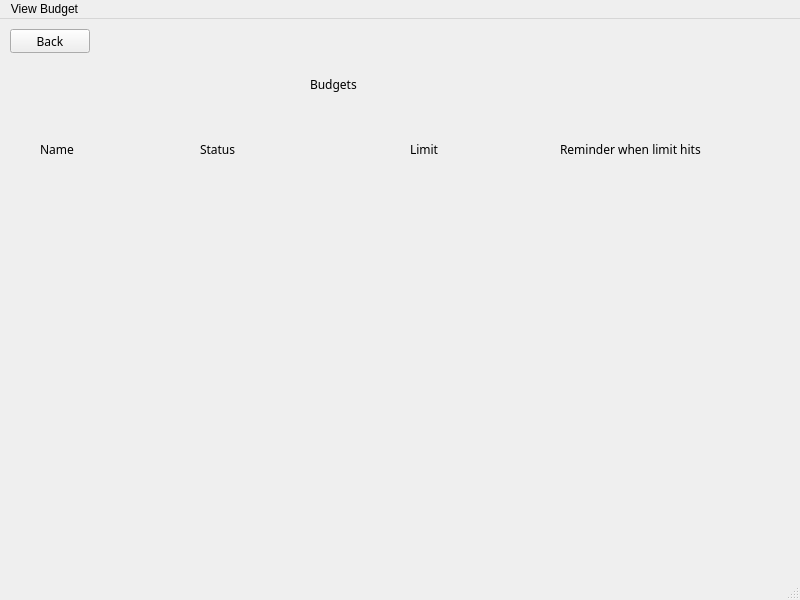
<?xml version="1.0" encoding="UTF-8"?>
<ui version="4.0">
 <class>vBudget</class>
 <widget class="QMainWindow" name="vBudget">
  <property name="geometry">
   <rect>
    <x>0</x>
    <y>0</y>
    <width>800</width>
    <height>600</height>
   </rect>
  </property>
  <property name="windowTitle">
   <string>MainWindow</string>
  </property>
  <widget class="QWidget" name="centralwidget">
   <widget class="QLabel" name="label">
    <property name="geometry">
     <rect>
      <x>310</x>
      <y>30</y>
      <width>261</width>
      <height>71</height>
     </rect>
    </property>
    <property name="font">
     <font>
      <family>Cascadia Code</family>
      <pointsize>9</pointsize>
     </font>
    </property>
    <property name="text">
     <string>Budgets</string>
    </property>
   </widget>
   <widget class="QPushButton" name="pushButton_2">
    <property name="geometry">
     <rect>
      <x>10</x>
      <y>10</y>
      <width>80</width>
      <height>24</height>
     </rect>
    </property>
    <property name="font">
     <font>
      <family>Cascadia Code</family>
     </font>
    </property>
    <property name="text">
     <string>Back</string>
    </property>
   </widget>
   <widget class="QLabel" name="label_2">
    <property name="geometry">
     <rect>
      <x>40</x>
      <y>120</y>
      <width>49</width>
      <height>21</height>
     </rect>
    </property>
    <property name="font">
     <font>
      <family>Cascadia Code</family>
     </font>
    </property>
    <property name="text">
     <string>Name</string>
    </property>
   </widget>
   <widget class="QLabel" name="label_3">
    <property name="geometry">
     <rect>
      <x>200</x>
      <y>120</y>
      <width>61</width>
      <height>21</height>
     </rect>
    </property>
    <property name="font">
     <font>
      <family>Cascadia Code</family>
     </font>
    </property>
    <property name="text">
     <string>Status</string>
    </property>
   </widget>
   <widget class="QLabel" name="label_4">
    <property name="geometry">
     <rect>
      <x>410</x>
      <y>120</y>
      <width>151</width>
      <height>21</height>
     </rect>
    </property>
    <property name="font">
     <font>
      <family>Cascadia Code</family>
     </font>
    </property>
    <property name="text">
     <string>Limit</string>
    </property>
   </widget>
   <widget class="QLabel" name="label_5">
    <property name="geometry">
     <rect>
      <x>560</x>
      <y>120</y>
      <width>251</width>
      <height>21</height>
     </rect>
    </property>
    <property name="font">
     <font>
      <family>Cascadia Code</family>
     </font>
    </property>
    <property name="text">
     <string>Reminder when limit hits</string>
    </property>
   </widget>
   <widget class="QLabel" name="label_6">
    <property name="geometry">
     <rect>
      <x>30</x>
      <y>150</y>
      <width>731</width>
      <height>401</height>
     </rect>
    </property>
    <property name="font">
     <font>
      <kerning>true</kerning>
     </font>
    </property>
    <property name="text">
     <string/>
    </property>
    <property name="alignment">
     <set>Qt::AlignmentFlag::AlignLeading|Qt::AlignmentFlag::AlignLeft|Qt::AlignmentFlag::AlignTop</set>
    </property>
   </widget>
  </widget>
  <widget class="QMenuBar" name="menubar">
   <property name="geometry">
    <rect>
     <x>0</x>
     <y>0</y>
     <width>800</width>
     <height>21</height>
    </rect>
   </property>
   <widget class="QMenu" name="menuView_Budget">
    <property name="title">
     <string>View Budget</string>
    </property>
   </widget>
   <addaction name="menuView_Budget"/>
  </widget>
  <widget class="QStatusBar" name="statusbar"/>
 </widget>
 <resources/>
 <connections/>
</ui>
